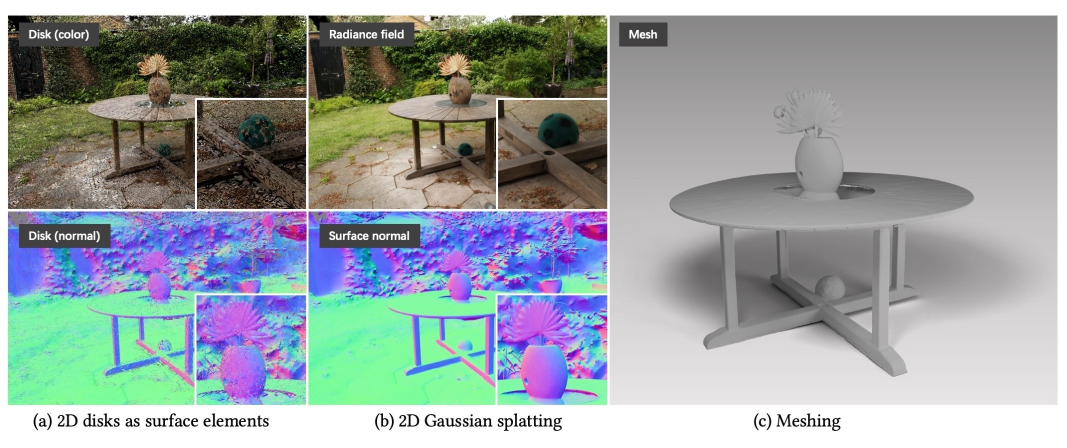
#> input picture assets/teaser.jpg, 2133 x 895 px (shown at 1/2 size)
$ python -i utils_image.py   (imports and definitions only)   (older library calls are emulated)
#> lines starting #> are read from the running program, lines starting #| are printed output that depends on the picture
import matplotlib.pyplot as plt
from scipy.ndimage import interpolation
import torch
import glob, os
import cv2
import logging
from tqdm import tqdm
import numpy as np
from sklearn.cluster import KMeans
import copy

# [5 lines of commented-out code are left out]
from tqdm import tqdm

import utils.utils_io as IOUtils

from pathlib import Path

DIR_FILE = os.path.abspath(os.path.dirname(__file__))


# [669 lines left out: functions erode_mask, convert_depth_to_img, convert_normal_to_img, extract_center_img, calculate_normal_angle, read_image and 15 more, not called in this run]

# image segmentation
def extract_superpixel(path_img, CROP = 16):
#> called with path_img = '../assets/teaser.jpg', CROP = 16
    scales, markers = [1], [400]

    img = cv2.imread(path_img)
#> img is the input picture: shape (895, 2133, 3); mean B, G, R 162.6, 161.3, 153.4
    image = copy.deepcopy(img)
    image = image[CROP:-CROP, CROP:-CROP, :]
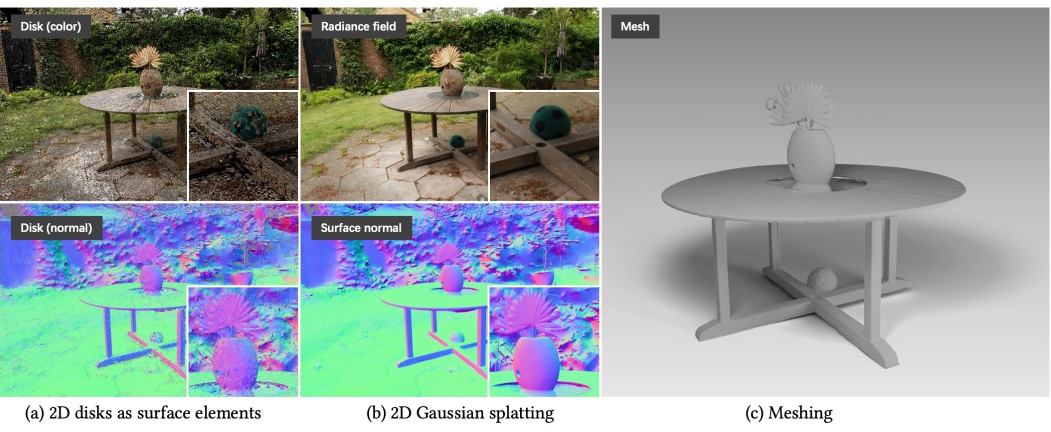
#> image: shape (863, 2101, 3) (shown at 1/2 size); mean B, G, R 157.8, 156.3, 148.1

    segments = []
    for s, m in zip(scales, markers):
        image = cv2.resize(image, (384//s, 288//s), interpolation=cv2.INTER_LINEAR)
        image = img_as_float(image)

        gradient = sobel(rgb2gray(image))
        # segment = watershed(gradient, markers=m, compactness=0.001)
        segment = felzenszwalb(image, scale=100, sigma=0.5, min_size=50)
        segments.append(segment)
#> this loop made 1 pass
#> pass 1, in extract_superpixel, `image = cv2.resize(image, (384//s, 288//s), interpolation=cv2.INTER_LI..`:
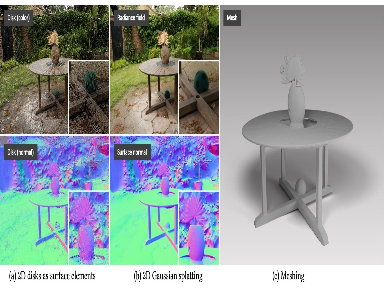
#> image: shape (288, 384, 3); mean B, G, R 157.8, 156.4, 148.2
#> after the loop, segments = []
    img_seg = segments[0].astype(np.int16)
    img_seg = resize_image(img_seg, target_size=img.shape[:2][::-1], interpolation=cv2.INTER_NEAREST)
    return img, img_seg

# [117 lines left out: functions find_labels_max_clusters, visualize_semantic_label, remove_small_isolated_areas, get_random_colors, visualize_arr_histogram, draw_histo_arr and 2 more, not called in this run]

def convert_color_BRG2RGB(img):
    img_rgb = cv2.cvtColor(img.astype(np.uint8), cv2.COLOR_BGR2RGB)
    return img_rgb

#image editting
# [251 lines left out: functions crop_images, split_video_to_frames, dilate_image, add_black_border, unify_image_width, unify_image_to_grids and 6 more, not called in this run]


# [3 lines not run here, left out]

#> (the run stopped early here; a loop or call above may not have finished)
